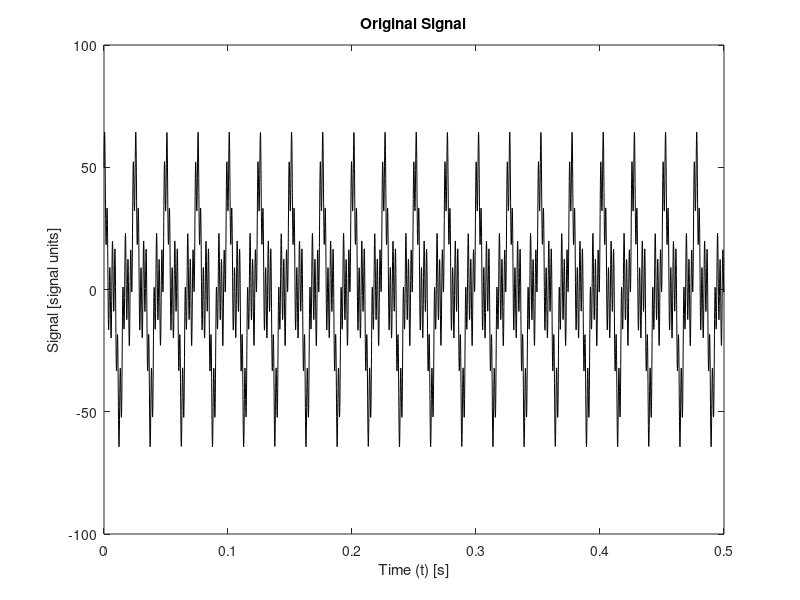
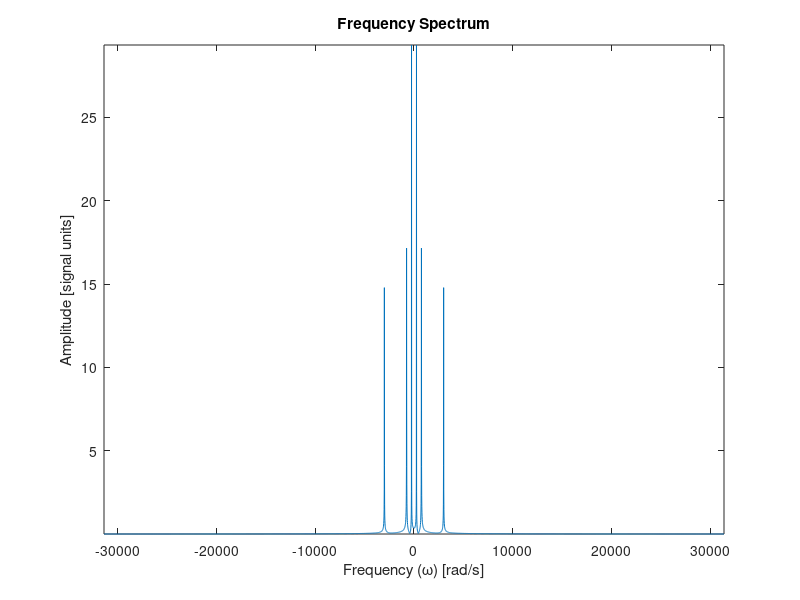

These figures' MATLAB source, in order:
% signal_decomp.m
% Author: John Sanders
% Date modified: 04/09/2019
% Description: Uses the Fast Fourier Transform (FFT) to construct the 
%  amplitude/frequency spectrum for a signal

clear all;
clc;

%%%%% ORIGINAL SIGNAL %%%%%

%%% SIGNAL DATA %%%

%%%%%%%%%%%%%%%%%%%%%%%%%%%%%%%%%%%%%%%%%%%%%%%%%%%%%%%%%%%%%%%%%%%%%%%%%%%
%%% NOTE TO USER: YOU NEED TO EDIT THE CODE BELOW %%%%%%%%%%%%%%%%%%%%%%%%%
%%%%%%%%%%%%%%%%%%%%%%%%%%%%%%%%%%%%%%%%%%%%%%%%%%%%%%%%%%%%%%%%%%%%%%%%%%%

%  You need to define two arrays:
%    t = time values for all the data points (increment should be constant)
%    S = signal values for all the data points

t = 0:0.0001:0.5;
S = 30*cos(250*t) + 20*cos(750*t) + 16*sin(3000*t);

%%%%%%%%%%%%%%%%%%%%%%%%%%%%%%%%%%%%%%%%%%%%%%%%%%%%%%%%%%%%%%%%%%%%%%%%%%%
%%% NOTE TO USER: DO NOT EDIT BELOW THIS LINE %%%%%%%%%%%%%%%%%%%%%%%%%%%%%
%%%%%%%%%%%%%%%%%%%%%%%%%%%%%%%%%%%%%%%%%%%%%%%%%%%%%%%%%%%%%%%%%%%%%%%%%%%

%%% SIGNAL PARAMETERS %%%
n = length(t)-1;            % total number of data points (minus 1)
Ts = t(2)-t(1);             % sampling period [s]
fs = 1/Ts;                  % sampling frequency [Hz]
ws = 2*pi*fs;               % sampling frequency [rad/s]

%%% PLOT THE ORIGINAL SIGNAL %%%
figure(1);
plot(t,S,'-k');
xlabel('Time (t) [s]');
ylabel('Signal [signal units]');
title('Original Signal');

%%%%% FREQUENCY SPECTRUM %%%%%

%%% FREQUENCY SPECTRUM DATA %%%
w = ws*(-0.5:(1/n):0.5);    % discretized frequency domain [rad/s]
DFT = fftshift(fft(S));     % Discrete Fourier Transform of signal (complex values)
M = (2/n)*abs(DFT);         % normalized magnitude (real values)

%%% PLOT THE FREQUENCY SPECTRUM %%%
figure(2);
plot(w,M);
axis([min(w),max(w),min(M),max(M)]);
xlabel('Frequency (\omega) [rad/s]');
ylabel('Amplitude [signal units]');
title('Frequency Spectrum');